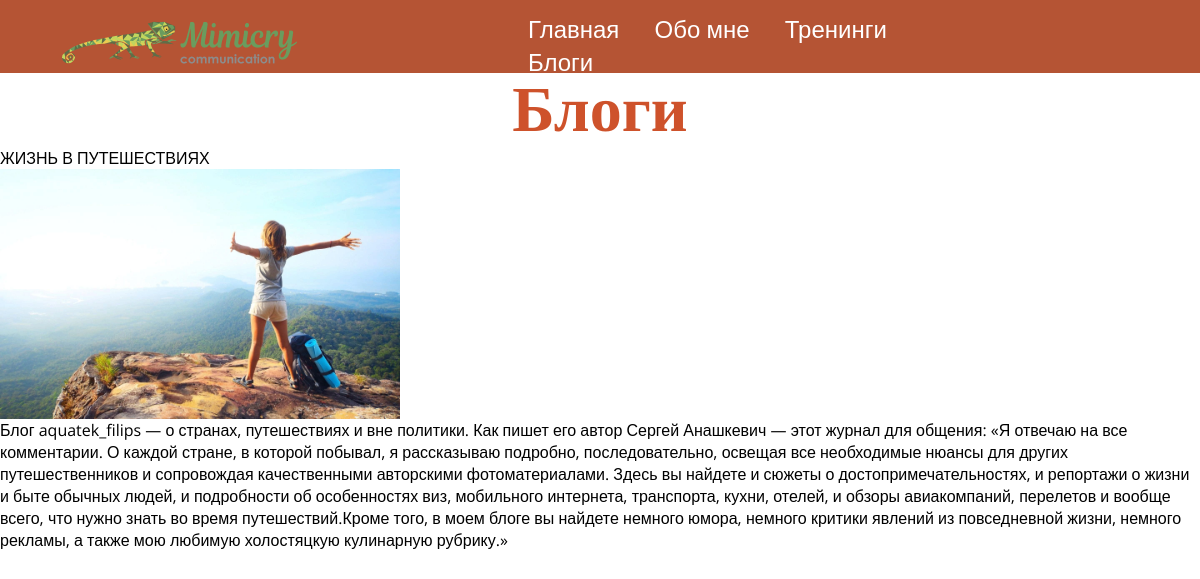
Page /show_blog/1 on the committed database.
### fsite/models.py (models this page shows, shortened)
class Blogs(models.Model):
    title = models.CharField(max_length=15, blank='False')
    blog_title = models.CharField(max_length=40, blank='False')
    blog_text = models.TextField(blank='False')
    blog_img = models.ImageField(upload_to='images/')
    blog_url = models.URLField(blank='False')
    blog_read_time = models.CharField(max_length=20, blank='False')

### fsite/views.py (the view)
# urls.py: path('show_blog/<int:blog_id>', show_blog, name='show_blog')
def show_blog(request, blog_id):
    blog = get_object_or_404(Blogs, pk=blog_id)
    blogs = Blogs.objects.all()
    context = {
        'menu': menu,
        'title_blogs': 'Блоги',
        'blogs': blogs,
        'blog': blog,
        'title': blog.title,
    }
    return render(request, 'fsite/show_blog.html', context=context)

### fsite/templates/fsite/show_blog.html
{% extends 'fsite/base.html' %}
{% load static %}
{% block content %}
    <div class="name2">
        {{ title_blogs }}
    </div>
    <div class="blog-title">
        {{ blog.blog_title}}
    </div>
    <img class="img" src="{{ blog.blog_img.url }}" width="400">
    <div class="blog_text">
        {{ blog.blog_text }}
    </div>
{% endblock %}

### fsite/static/fsite/css/styles.css (style rules this page uses)
body { margin: 0; font-family: 'Open Sans', sans-serif; }
.name2 { color: #ce522b; text-align: center; font-family: Onest; font-size: 64px; font-style: normal; font-weight: 900; line-height: normal; }
.img { display: block; }

### rows in the picture
Blogs: blog_title "ЖИЗНЬ В ПУТЕШЕСТВИЯХ", blog_img (picture), blog_text "Блог aquatek_filips — о странах, путешествиях и вне политики. Как пишет его автор Сергей Анашкевич — этот журнал для общения: «Я отвечаю на все комментарии. О каждой стране, в которой побывал, я рассказываю подробно, последовательно, освещая все необходимые нюансы для других путешественников и сопровождая качественными авторскими фотоматериалами. Здесь вы найдете и сюжеты о достопримечательностях, и репортажи о жизни и быте обычных людей, и подробности об особенностях виз, мобильного интернета, транспорта, кухни, отелей, и обзоры авиакомпаний, перелетов и вообще всего, что нужно знать во время путешествий.Кроме того, в моем блоге вы найдете немного юмора, немного критики явлений из…"

### other values in the picture
{{ m.title }} "Главная" "Обо мне" "Тренинги" "Блоги"
{{ title_blogs }} "Блоги"
